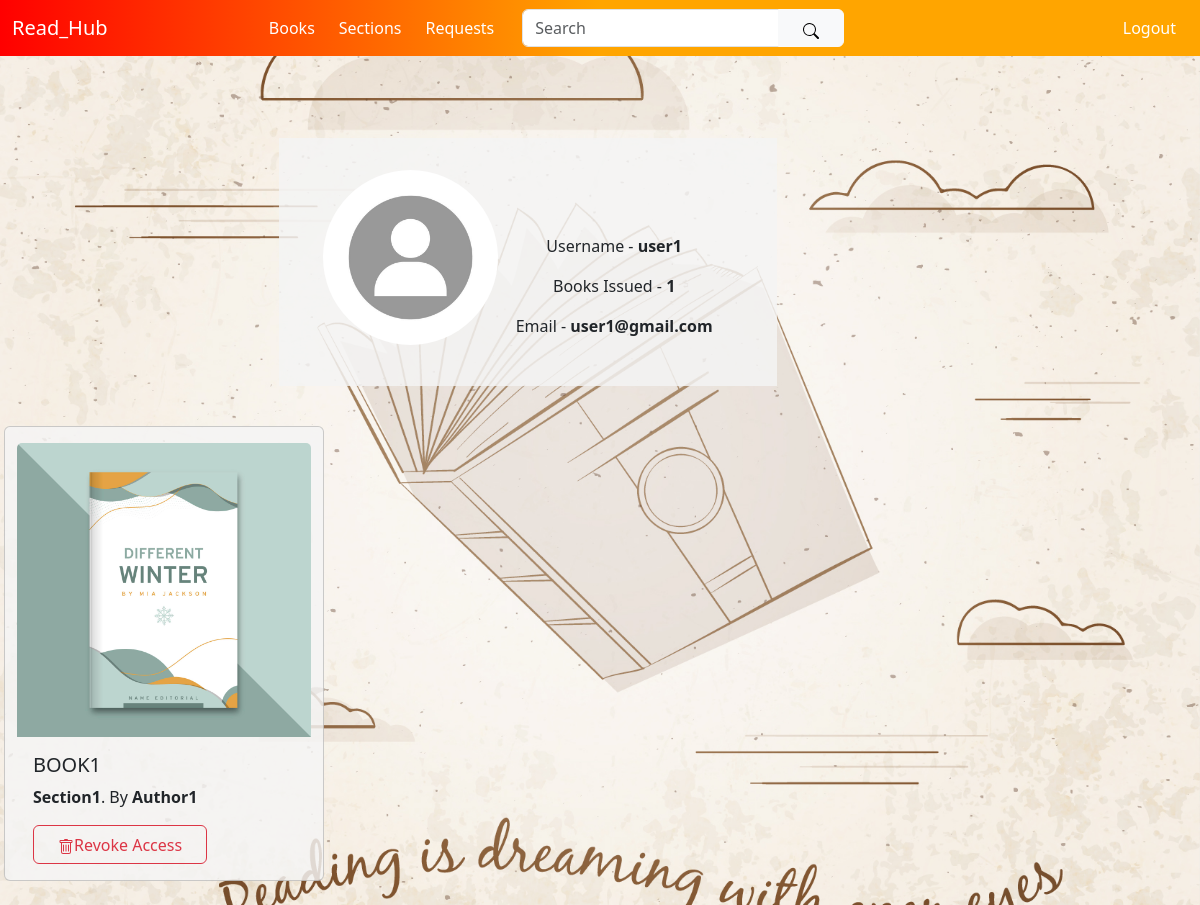
/userprofile/4 (signed in), run on the app's committed database.
### application/model.py (models this page shows, shortened)
class User(db.Model,UserMixin):
    __tablename__ = "user"
    user_id=db.Column(db.Integer, primary_key = True, autoincrement = True)
    user_mail=db.Column(db.String(30), nullable = False, unique =True)
    user_pass=db.Column(db.String(30), nullable = False)
    user_name=db.Column(db.String(30),nullable= False, unique = True)
    user_profile_pic=db.Column(db.String, default = "user_profile_dummy.jpg")
    user_books=db.Column(db.String , default='') #comma seperated book id
    is_admin=db.Column(db.Integer, default = 0, nullable = False)

class Book(db.Model):
    __tablename__ = "book"
    book_id = db.Column(db.Integer(), primary_key = True , autoincrement = True)
    book_name = db.Column(db.String(20), nullable = False, unique = True)
    book_author = db.Column(db.String(), nullable = False)
    book_section = db.Column(db.String(), db.ForeignKey('section.section_name'))
    book_img_path = db.Column(db.String)
    book_pdf_path = db.Column(db.String, nullable = False)
    book_desc = db.Column(db.String(150))
    book_issued_to = db.Column(db.String(), default='') #comma seperated user_id
    book_price = db.Column(db.Integer , default = 0)

### application/controllers.py (the view)
@app.route("/userprofile/<int:user_id>" , methods = ["GET"])
def userprofile(user_id):
    if request.method == "GET":
        user=current_user
        curr_user=current_user
        if user.user_id == user_id:
            book_ids=[]
            userbooks=User_book.query.filter_by(user_id=user.user_id).all()
            userbook_data={}
            for book in userbooks:
                userbook_data[book.book_id] = book.req_type
                book_ids.append(book.book_id)
            books = Book.query.filter(Book.book_id.in_(book_ids)).all()
            totalbooks = len(userbook_data)
            return render_template("reader_profile.html",user_id=user_id,user=user,books=books,userbook_data=userbook_data,curr_user=curr_user,basedir=basedir,totalbooks=totalbooks)
        elif user.is_admin in [1,2]:
            user=User.query.filter_by(user_id=user_id).first()
            curr_user=current_user
            if user:
                book_ids=[]
                userbooks=User_book.query.filter_by(user_id=user.user_id).all()
                userbook_data={}
                for book in userbooks:
                    userbook_data[book.book_id] = book.req_type
                    book_ids.append(book.book_id)
                books = Book.query.filter(Book.book_id.in_(book_ids)).all()
                totalbooks = len(userbook_data)
                return render_template("reader_profile.html",user_id=user_id,user=user,books=books,userbook_data=userbook_data,curr_user=curr_user,totalbooks=totalbooks)
            return redirect(url_for("home"))
        return redirect(url_for("userprofile",user_id=user.user_id))

### application/controllers.py (called while the page is built)
@login_manager.user_loader
def load_user(id):
    return User.query.get(id)

### templates/reader_profile.html (shortened to what this page needs)
{% extends "base2.html"%}
{% block body %}
    <div class="row row-cols-1 row-cols-md-1">
      <div class="main" style="margin-top: 50px;">
        <div class="user_profile">
            <div class="container text-center">
                <div class="row">
                    <div class="col-1">
                    </div>
                    <div class="col">
                        <div class="container text-center">
                            <div class="w-50 border-round white-bg row" style="margin-top: 2rem; margin-left: 13%; padding: 2rem;">
                                <div class="col-4">
                                    <img src='/../static/IMG/{{user.user_profile_pic }}' class="float-start"
                                        style="height: 175px; width: 175px; border-radius: 10rem;">
                                </div>
                                <div class="col-7 " style="margin-top: 4rem; margin-left: 2rem;">
                                    <div class="user_info">
                                        <p> Username - <Strong>{{ user.user_name }}</Strong>
                                            <p>Books Issued - <strong> {{totalbooks}} </strong></p>
                                            <p> Email - <strong>{{user.user_mail}}</strong></p>
                                      </div>
                                </div>
                        </div>
                    </div>
                </div>
            </div>
        </div>
        <br>
        <div class="row row-cols-1 row-cols-md-2">
        {% for book in books %}
            <div class="card col mb-4 white-bg" style="width: 20rem; margin-left: 1rem; margin-top:1rem;">
                <img class="card-img-top" style="margin-top: 1rem;" src="/../static/img/{{book.book_img_path}}" alt="Book Img">
                <div class="card-body">
                  <h5 class="card-title">{{book.book_name}}</h5>
                  <p class="card-text">{{book.book_desc}}<strong>{{book.book_section}}</strong>.
                    By <strong>{{book.book_author}}</strong>
                  </p>
                  {% if curr_user.is_admin == 0%}
                  {% if userbook_data[book.book_id]==1%}
                  <a href='{{url_for("bookpreview",book_id=book.book_id)}}' class="btn btn-outline-primary m-1"><svg xmlns="http://www.w3.org/2000/svg" width="16" height="16" fill="currentColor" class="bi bi-eye" viewBox="0 0 16 16">
                    <path d="M16 8s-3-5.5-8-5.5S0 8 0 8s3 5.5 8 5.5S16 8 16 8M1.173 8a13 13 0 0 1 1.66-2.043C4.12 4.668 5.88 3.5 8 3.5s3.879 1.168 5.168 2.457A13 13 0 0 1 14.828 8q-.086.13-.195.288c-.335.48-.83 1.12-1.465 1.755C11.879 11.332 10.119 12.5 8 12.5s-3.879-1.168-5.168-2.457A13 13 0 0 1 1.172 8z"/>
                    <path d="M8 5.5a2.5 2.5 0 1 0 0 5 2.5 2.5 0 0 0 0-5M4.5 8a3.5 3.5 0 1 1 7 0 3.5 3.5 0 0 1-7 0"/>
                  </svg>Read</a>
                  <a href='{{url_for("returnbook",book_id=book.book_id)}}' class="btn btn-outline-danger"><svg xmlns="http://www.w3.org/2000/svg" width="16" height="16" fill="currentColor" class="bi bi-trash" viewBox="0 0 16 16">
                    <path d="M5.5 5.5A.5.5 0 0 1 6 6v6a.5.5 0 0 1-1 0V6a.5.5 0 0 1 .5-.5m2.5 0a.5.5 0 0 1 .5.5v6a.5.5 0 0 1-1 0V6a.5.5 0 0 1 .5-.5m3 .5a.5.5 0 0 0-1 0v6a.5.5 0 0 0 1 0z"/>
                    <path d="M14.5 3a1 1 0 0 1-1 1H13v9a2 2 0 0 1-2 2H5a2 2 0 0 1-2-2V4h-.5a1 1 0 0 1-1-1V2a1 1 0 0 1 1-1H6a1 1 0 0 1 1-1h2a1 1 0 0 1 1 1h3.5a1 1 0 0 1 1 1zM4.118 4 4 4.059V13a1 1 0 0 0 1 1h6a1 1 0 0 0 1-1V4.059L11.882 4zM2.5 3h11V2h-11z"/>
                  </svg>Return</a>
                  {% elif  userbook_data[book.book_id]==2%}
                  <a href="/../static/pdf/{{book.book_pdf_path}}" class="btn btn-outline-primary"><svg xmlns="http://www.w3.org/2000/svg" width="16" height="16" fill="currentColor" class="bi bi-eye" viewBox="0 0 16 16">
                    <path d="M16 8s-3-5.5-8-5.5S0 8 0 8s3 5.5 8 5.5S16 8 16 8M1.173 8a13 13 0 0 1 1.66-2.043C4.12 4.668 5.88 3.5 8 3.5s3.879 1.168 5.168 2.457A13 13 0 0 1 14.828 8q-.086.13-.195.288c-.335.48-.83 1.12-1.465 1.755C11.879 11.332 10.119 12.5 8 12.5s-3.879-1.168-5.168-2.457A13 13 0 0 1 1.172 8z"/>
                    <path d="M8 5.5a2.5 2.5 0 1 0 0 5 2.5 2.5 0 0 0 0-5M4.5 8a3.5 3.5 0 1 1 7 0 3.5 3.5 0 0 1-7 0"/>
                  </svg>Download/Read</a>
                  {% endif %}
                  <a href='{{url_for("bookreview",user_id=user.user_id,book_id=book.book_id)}}' class="btn btn-outline-success">&#9998; Feedback</a>
                  {% elif curr_user.is_admin in [1,2] %}
                  <a href='{{url_for("revoke",user_id=user.user_id,book_id=book.book_id)}}' class="btn btn-outline-danger">Revoke Access</a>
                  {% endif %}
                </div>
              </div>
        {% endfor %}
    </div>
{% endblock %}

### templates/base2.html (shortened to what this page needs)
<!DOCTYPE html>
<html>
<head>
    <link rel="stylesheet" href="https://cdnjs.cloudflare.com/ajax/libs/font-awesome/4.7.0/css/font-awesome.min.css">
    <link rel="stylesheet" href="https://cdn.jsdelivr.net/npm/bootstrap-icons@1.5.0/font/bootstrap-icons.css" />
    <link href="https://cdn.jsdelivr.net/npm/bootstrap@5.3.0-alpha1/dist/css/bootstrap.min.css" rel="stylesheet"
>
</head>
<body>
    <nav class="navbar navbar-expand-lg bg-body-tertiary gradient-custom">
        <div class="container-fluid">
            <a class="navbar-brand white" href="{{url_for('home')}}">Read_Hub</a>
            <div class="collapse navbar-collapse" id="navbarNav">
                  <ul class="navbar-nav ms-auto d-flex flex-row mt-3 mt-lg-0">
                    <li class="nav-item text-center mx-2 mx-lg-1">
                        <a class="nav-link white" href='{{url_for("viewbook")}}'>Books</a>
                    </li>
                    <li class="nav-item text-center mx-2 mx-lg-1">
                        <a class="nav-link white" href='{{url_for("sections")}}'>Sections</a>
                    </li>
                    <li class="nav-item text-center mx-2 mx-lg-1">
                        <a class="nav-link white" href='{{url_for("viewreq")}}'>Requests</a>
                    </li>
                </ul>
                <form action="/search" method="POST" class="d-flex input-group w-auto ms-lg-3 my-3 my-lg-0 mx-auto">
                    <input type="search" class="form-control" placeholder="Search" aria-label="Search" name = "query" required>
                    <button class="btn btn-light" type="submit" data-mdb-ripple-color="dark">
                        <svg xmlns="http://www.w3.org/2000/svg" width="16" height="16" fill="currentColor" class="bi bi-search" viewBox="0 0 16 16">
                            <path d="M11.742 10.344a6.5 6.5 0 1 0-1.397 1.398h-.001q.044.06.098.115l3.85 3.85a1 1 0 0 0 1.415-1.414l-3.85-3.85a1 1 0 0 0-.115-.1zM12 6.5a5.5 5.5 0 1 1-11 0 5.5 5.5 0 0 1 11 0"/>
                          </svg>
                    </button>
                  </form>
                  <ul class="navbar-nav ms-auto d-flex flex-row mt-3 mt-lg-0">
                  <li class="nav-item text-center mx-2 mx-lg-1">
                    <a class="nav-link white" href='{{url_for("logout")}}'>Logout</a>
            </ul>
            </div>
        </div>
    </nav>
    {%block body %}
    {% endblock %}
</body>
</html>

### templates/base2.html (style rules this page uses)
.btn { padding: .45rem 1.5rem .35rem; }
.gradient-custom { background: -webkit-linear-gradient(to right, red, orange,orange); background: linear-gradient(to right, red, orange,orange) }
.white { color: rgb(255, 255, 255); }
.white-bg { background-color: rgba(245, 245, 245, 0.83); }
body { background-image: url("/static/bookbg.jpg"); background-color: #cccccc; height: auto; background-position: center; background-repeat: no-repeat; background-size: cover; }

### data on the page
User: user_profile_pic (placeholder picture), user_name "user1", user_mail "user1@gmail.com"
Book: book_img_path (picture), book_name "BOOK1", book_section "Section1", book_author "Author1"

### other printed values
{{ totalbooks }} "1"
